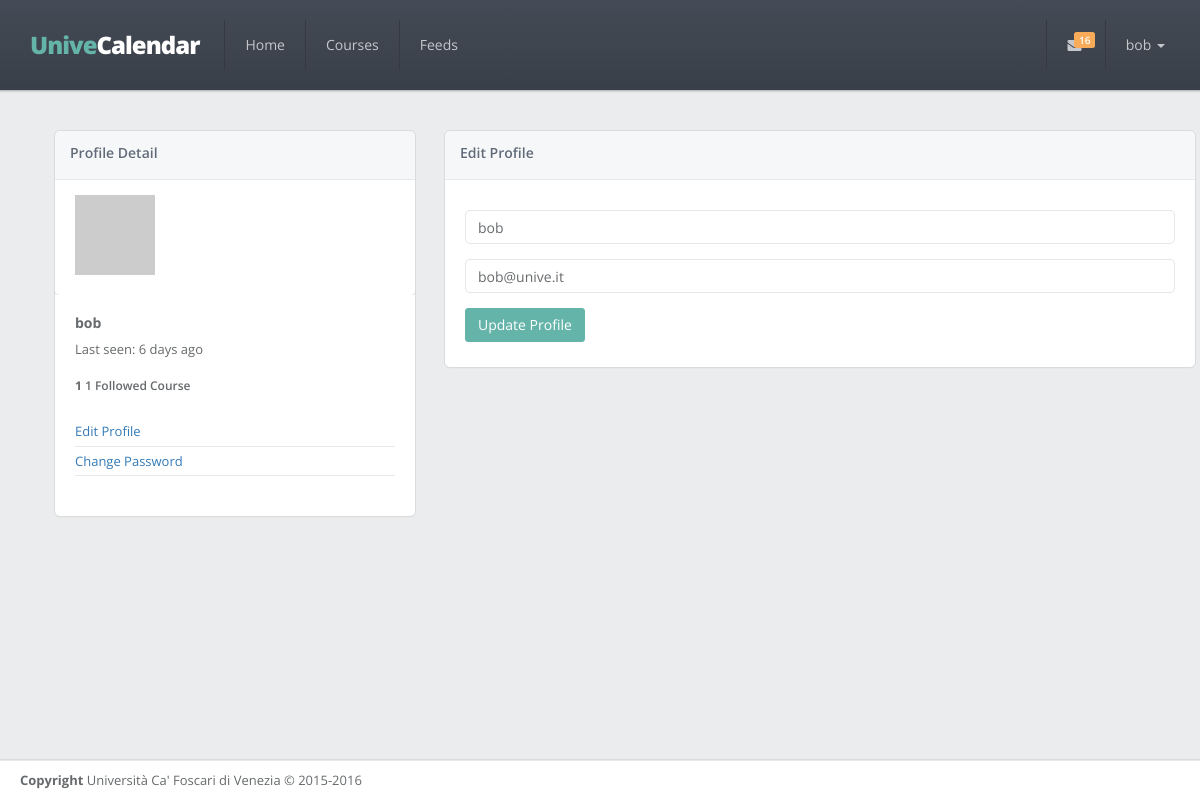
The page /edit-profile (signed in) on the database as committed earlier.
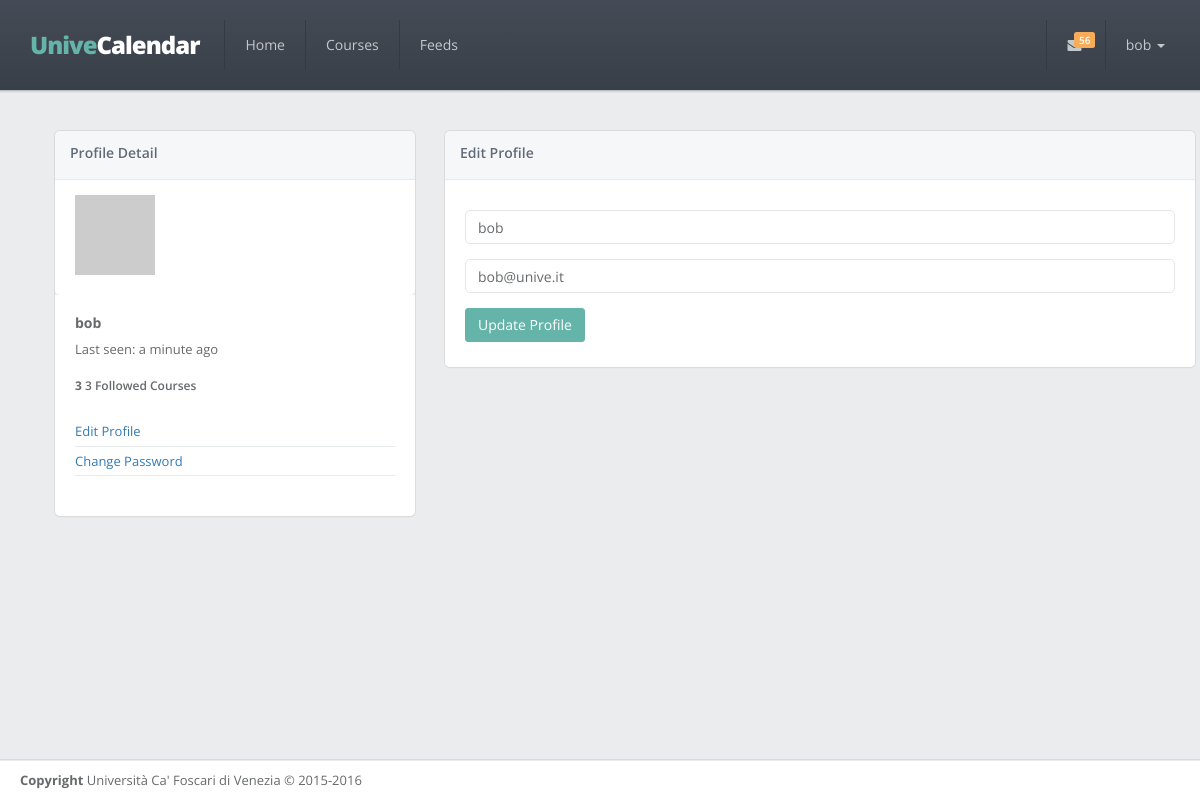
The same page on the database as committed later.
### app/models.py (models this page shows, shortened)
class User(UserMixin, db.Model):
    __tablename__ = 'users'
    id = db.Column(db.Integer, primary_key=True)
    email = db.Column(db.String(64), unique=True)
    username = db.Column(db.String(64), unique=True)
    phone_number = db.Column(db.String(32))
    notify_me = db.Column(db.Boolean, default=False)
    password_hash = db.Column(db.String(128))
    confirmed = db.Column(db.Boolean, default=False)
    member_since = db.Column(db.DateTime(), default=datetime.utcnow)
    last_seen = db.Column(db.DateTime(), default=datetime.utcnow)
    avatar_hash = db.Column(db.String(32))
    courses = db.relationship('Course',
                              backref='user_id',
                              secondary=follows,
                              lazy='dynamic')
    feeds = db.relationship('Feed',
                            backref='user_id',
                            secondary=reads,
                            lazy='dynamic')
    @property
    def password(self):
        raise AttributeError('Not readable')
    def gravatar(self, size=100, default='identicon', rating='g'):
        if request.is_secure:
            url = 'https://secure.gravatar.com/avatar'
        else:
            url = 'http://www.gravatar.com/avatar'
        hash = self.avatar_hash or hashlib.md5(
            self.email.encode('utf-8')).hexdigest()
        return '{url}/{hash}?s={size}&d={default}&r={rating}'.format(
            url=url, hash=hash, size=size, default=default, rating=rating)
    def ping(self):
        self.last_seen = datetime.utcnow()
        db.session.add(self)

### app/main/views.py (the view, shortened to what this page needs)
@main.route('/edit-profile', methods=['GET', 'POST'])
@login_required
def edit_profile():
    form = EditProfileForm()
    form.username.data = current_user.username
    form.email.data = current_user.email
    return render_template('edit_profile.html', form=form)

### app/main/forms.py (shortened to what this page needs)
class EditProfileForm(Form):
    email = StringField(lazy_gettext('Email'), validators=[
        DataRequired(),
        Length(1, 64),
        Email()])
    username = StringField(lazy_gettext('Username'), validators=[
        DataRequired(),
        Length(6, 64, message=lazy_gettext('Username must have at least 6 characters')),
        Regexp('^[A-Za-z][A-Za-z0-9_.]*$', 0, lazy_gettext('Usernames must have only letters, '
                                                           'numbers, dots or underscores'))])
    submit = SubmitField(lazy_gettext('Update Profile'))

### app/auth/views.py (called while the page is built)
@auth.before_app_request
def before_request():
    if current_user.is_authenticated:
        current_user.ping()
        if not current_user.confirmed \
                and request.endpoint[:5] != 'auth.' \
                and request.endpoint != 'static':
            return redirect(url_for('auth.unconfirmed'))

### app/main/views.py (called while the page is built)
@babel.localeselector
def get_locale():
    return request.accept_languages.best_match(
        current_app.config['LANGUAGES'].keys())

@main.before_request
@login_required
def before_request():
    g.unread = count_unread_feeds()
    g.latest = get_latest_feeds(3)
    g.locale = get_locale()

### app/templates/edit_profile.html (shortened to what this page needs)
{% extends 'base.html' %}
{% set active_page='Profile' %}
{% from '_macros.html' import render_field, profile_detail_widget %}
{% block content %}
    <div class="row animated fadeInRight">
        <div class="col-md-4">
            {{ profile_detail_widget(current_user, moment) }}
        </div>
        <div class="col-md-8">
            <div class="ibox float-e-margins">
                <div class="ibox-title">
                    <h5>{{ gettext('Edit Profile') }}</h5>
                </div>
                <div class="ibox-content">
                    <form class="m-t" role="form" method='post' action="">
                        {{ render_field(form.username, type="text", required=True) }}
                        {{ render_field(form.email, type="email", required=True) }}
                        <button type="submit" class="btn btn-primary">
                            {{ form.submit.label.text }}
                        </button>
                    </form>
                </div>
            </div>
        </div>
    </div>
{% endblock %}

### app/templates/base.html (shortened to what this page needs)
{% import "_macros.html" as macros %}
<!DOCTYPE html>
<html>
<head>
    {% block styles %}
        <link href="{{ url_for('static', filename='css/bootstrap.min.css') }}" rel="stylesheet">
        <link href="{{ url_for('static', filename='font-awesome/css/font-awesome.css') }}" rel="stylesheet">
        <link href="{{ url_for('static', filename='css/animate.css') }}" rel="stylesheet">
        <link href="{{ url_for('static', filename='css/style.css') }}" rel="stylesheet">
    {% endblock %}
</head>
{% block body %}
    <body class="top-navigation">
    <div id="wrapper">
        <div id="page-wrapper" class="gray-bg">
            <div class="row border-bottom fancy-bg">
                <nav class="navbar navbar-static-top" role="navigation">
                    <div class="navbar-header">
                        <a href="{{ url_for('main.index') }}" class="navbar-brand" style="font-size: 24px">
                            <span class="text-navy">Unive</span>Calendar
                        </a>
                    </div>
                    <div class="navbar-collapse collapse" id="navbar">
                        {% set navigation_bar = [
                            (url_for('main.index'), 'home', 'Home'),
                            (url_for('main.courses'), 'courses', gettext('Courses')),
                            (url_for('main.feeds'), 'feeds', gettext('Feeds'))
                        ] -%}
                        <ul class="nav navbar-nav">
                            {% for href, id, caption in navigation_bar %}
                                <li{% if id == active_page %} class="active"{% endif %}>
                                    <a aria-expanded="false" role="button" href="{{ href|e }}">{{ caption|e }}
                                    </a>
                                </li>
                            {% endfor %}
                        </ul>
                        <ul class="nav navbar-top-links navbar-right">
                            <li class="dropdown">
                                <a class="dropdown-toggle count-info" data-toggle="dropdown" href="#">
                                    {% if g.unread %}
                                        <span class="label label-warning">{{ g.unread }}</span>
                                    {% endif %}
                                </a>
                            </li>
                            <li class="dropdown">
                                <a aria-expanded="false" role="button" href="#" class="dropdown-toggle" data-toggle="dropdown">{{ current_user.username }} <span class="caret"></span></a>
                            </li>
                        </ul>
                    </div>
                </nav>
            </div>
            <div class="wrapper wrapper-content">
                <div class="container">
                    {% block content %}
                    {% endblock %}
                </div>
            </div>
            <div class="footer">
                <div>
                    <strong>Copyright</strong> Università Ca' Foscari di Venezia &copy; 2015-2016
                </div>
            </div>
        </div>
    </div>
    </body>
{% endblock %}
</html>

### app/templates/_macros.html (shortened to what this page needs)
{% macro render_field(field) %}
    {% if field.errors %}
        <div class="form-group has-error ">
            {{ field(class="form-control", placeholder=field.label.text, **kwargs) }}
            {% for error in field.errors %}
                <div class="control-label has-error">
                    {{ error }}
                </div>
            {% endfor %}
        </div>
    {% else %}
        <div class="form-group">
            {{ field(class="form-control", placeholder=field.label.text, **kwargs) }}
        </div>
    {% endif %}
{% endmacro %}
{% macro profile_detail_widget(user, moment) %}
    <div class="ibox float-e-margins">
        <div class="ibox-title">
            <h5>{{ gettext('Profile Detail') }}</h5>
        </div>
        <div>
            <div class="ibox-content">
                <img alt="image" class="img-responsive" src="{{ user.gravatar() }}">
            </div>
            <div class="ibox-content profile-content">
                <h4><strong>{{ user.username }}</strong></h4>
                <p>{{ gettext('Last seen: %(date)s', date=moment(user.last_seen).fromNow()) }}</p>
                <div class="row m-t">
                    <div class="col-lg-12">
                        <h5><strong>{{ user.courses.count() }}</strong> {{ ngettext('%(num)s Followed Course', '%(num)s Followed Courses', user.courses.count()) }}</h5>
                    </div>
                </div>
                <div class="row m-t">
                    <div class="col-lg-12">
                        <ul class="folder-list m-b-md" style="padding: 0">
                            <li><a href="{{ url_for('main.edit_profile') }}">{{ gettext('Edit Profile') }}</a></li>
                            <li><a href="{{ url_for('auth.change_password') }}">{{ gettext('Change Password') }}</a></li>
                        </ul>
                    </div>
                </div>
            </div>
        </div>
    </div>
{% endmacro %}

Rows that differ between the two databases and show on the page:
changed User "bob": last_seen "Last seen: 6 days ago" → "Last seen: a minute ago"
Other text that changed with them:
{{ g.unread }}: "16" → "56"
{{ user.courses.count() }}: "1" → "3"
text no longer shown: "1 Followed Course"
text now shown: "3 Followed Courses"
